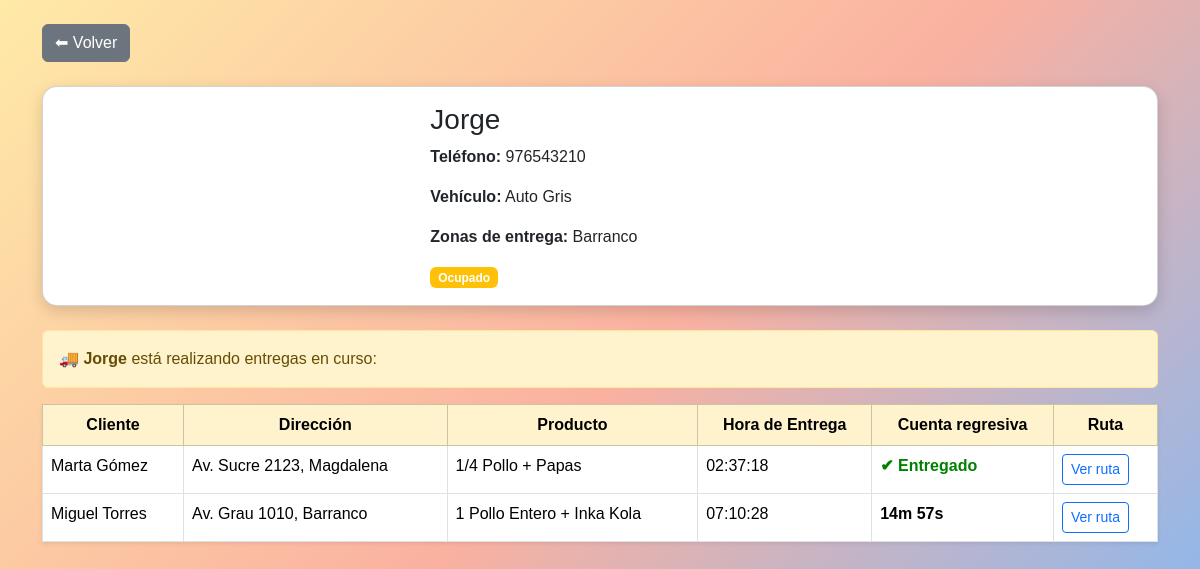
The app's page /ver_repartidor.php?id=4 with its own data.
### tables this page shows
CREATE TABLE `empleados_delivery` (
  `id_repartidor` int(11) NOT NULL,
  `nombre` varchar(100) NOT NULL,
  `telefono` varchar(15) DEFAULT NULL,
  `zona_entrega` varchar(100) DEFAULT NULL,
  `vehiculo` varchar(50) DEFAULT NULL,
  `foto` varchar(255) DEFAULT NULL,
  `disponibilidad` enum('Disponible','Ocupado') DEFAULT 'Disponible',
  `latitud` decimal(10,6) DEFAULT NULL,
  `longitud` decimal(10,6) DEFAULT NULL
);

CREATE TABLE `entregas_delivery` (
  `id_entrega` int(11) NOT NULL,
  `id_repartidor` int(11) NOT NULL,
  `cliente` varchar(100) NOT NULL,
  `direccion_cliente` varchar(255) NOT NULL,
  `producto` varchar(100) NOT NULL,
  `estado` enum('En camino','Entregado') DEFAULT 'En camino',
  `hora_entrega` datetime DEFAULT NULL,
  `latitud` decimal(10,6) DEFAULT NULL,
  `longitud` decimal(10,6) DEFAULT NULL
);

### ver_repartidor.php (the view, shortened to what this page needs)
<?php
$host = "localhost";
$user = "root";
$pass = "";
$dbname = "pollos_delivery";
$conn = new mysqli($host, $user, $pass, $dbname);
$id = isset($_GET['id']) ? intval($_GET['id']) : 0;
$sql = "SELECT * FROM empleados_delivery WHERE id_repartidor = $id";
$result = $conn->query($sql);
$repartidor = $result->fetch_assoc();
$sql_entregas = "SELECT * FROM entregas_delivery WHERE id_repartidor = $id";
$entregas = $conn->query($sql_entregas);
$origen = "Pollería KroChicken, Lima, Perú";
$origen_enc = urlencode($origen);
?>
<!DOCTYPE html>
<html lang="es">
<head>
  <link href="https://cdn.jsdelivr.net/npm/bootstrap@5.3.3/dist/css/bootstrap.min.css" rel="stylesheet">
</head>
<body class="py-4">
  <div class="container">
    <a href="estado_repartidores.php" class="btn btn-secondary mb-4">⬅ Volver</a>
    <div class="card mb-4">
      <div class="row g-0">
        <div class="col-md-4">
        </div>
        <div class="col-md-8">
          <div class="card-body">
            <h3><?= htmlspecialchars($repartidor['nombre']) ?></h3>
            <p><strong>Teléfono:</strong> <?= htmlspecialchars($repartidor['telefono']) ?></p>
            <p><strong>Vehículo:</strong> <?= htmlspecialchars($repartidor['vehiculo']) ?></p>
            <p><strong>Zonas de entrega:</strong> <?= htmlspecialchars($repartidor['zona_entrega']) ?></p>
            <span class="badge <?= $repartidor['disponibilidad'] == 'Disponible' ? 'bg-success' : 'bg-warning' ?>">
              <?= htmlspecialchars($repartidor['disponibilidad']) ?>
            </span>
          </div>
        </div>
      </div>
    </div>
    <?php if ($repartidor['disponibilidad'] == 'Ocupado' && $entregas->num_rows > 0): ?>
      <div class="alert alert-warning">
        🚚 <b><?= htmlspecialchars($repartidor['nombre']) ?></b> está realizando entregas en curso:
      </div>
      <table class="table table-bordered bg-white shadow-sm">
        <thead class="table-warning text-center">
          <tr>
            <th>Cliente</th>
            <th>Dirección</th>
            <th>Producto</th>
            <th>Hora de Entrega</th>
            <th>Cuenta regresiva</th>
            <th>Ruta</th>
          </tr>
        </thead>
        <tbody>
          <?php while ($e = $entregas->fetch_assoc()):
            $direccion_enc = urlencode($e['direccion_cliente'] . ", Lima, Perú");
            $link_ruta = "https://www.google.com/maps/dir/?api=1&origin={$origen_enc}&destination={$direccion_enc}";
            $hora = $e['hora_entrega'] ?? date("Y-m-d H:i:s", strtotime("+15 minutes"));
          ?>
            <tr>
              <td><?= htmlspecialchars($e['cliente']) ?></td>
              <td><?= htmlspecialchars($e['direccion_cliente']) ?></td>
              <td><?= htmlspecialchars($e['producto']) ?></td>
              <td><?= htmlspecialchars(date("H:i:s", strtotime($hora))) ?></td>
              <td class="contador" data-hora="<?= htmlspecialchars($hora) ?>"></td>
              <td><a href="<?= $link_ruta ?>" target="_blank" class="btn btn-outline-primary btn-sm">Ver ruta</a></td>
            </tr>
          <?php endwhile; ?>
        </tbody>
      </table>
    <?php else: ?>
      <div class="alert alert-info">
        🟢 Este repartidor está disponible. Puedes solicitar entrega en sus zonas asignadas.
      </div>
    <?php endif; ?>
  </div>
</body>
</html>

### ver_repartidor.php (style rules this page uses)
body { background: linear-gradient(135deg, #ffeaa7, #fab1a0, #74b9ff); min-height: 100vh; font-family: 'Poppins', sans-serif; }
.card { border-radius: 15px; box-shadow: 0 5px 15px rgba(0,0,0,0.15); overflow: hidden; }
.contador { font-weight: bold; color: #d63031; }

### records on screen
empleados_delivery: nombre "Jorge", telefono "976543210", vehiculo "Auto Gris", zona_entrega "Barranco", disponibilidad "Ocupado"
entregas_delivery: cliente "Marta Gómez", direccion_cliente "Av. Sucre 2123, Magdalena", producto "1/4 Pollo + Papas", hora_entrega "02:37:18"
entregas_delivery: cliente "Miguel Torres", direccion_cliente "Av. Grau 1010, Barranco", producto "1 Pollo Entero + Inka Kola", hora_entrega "07:10:28"
